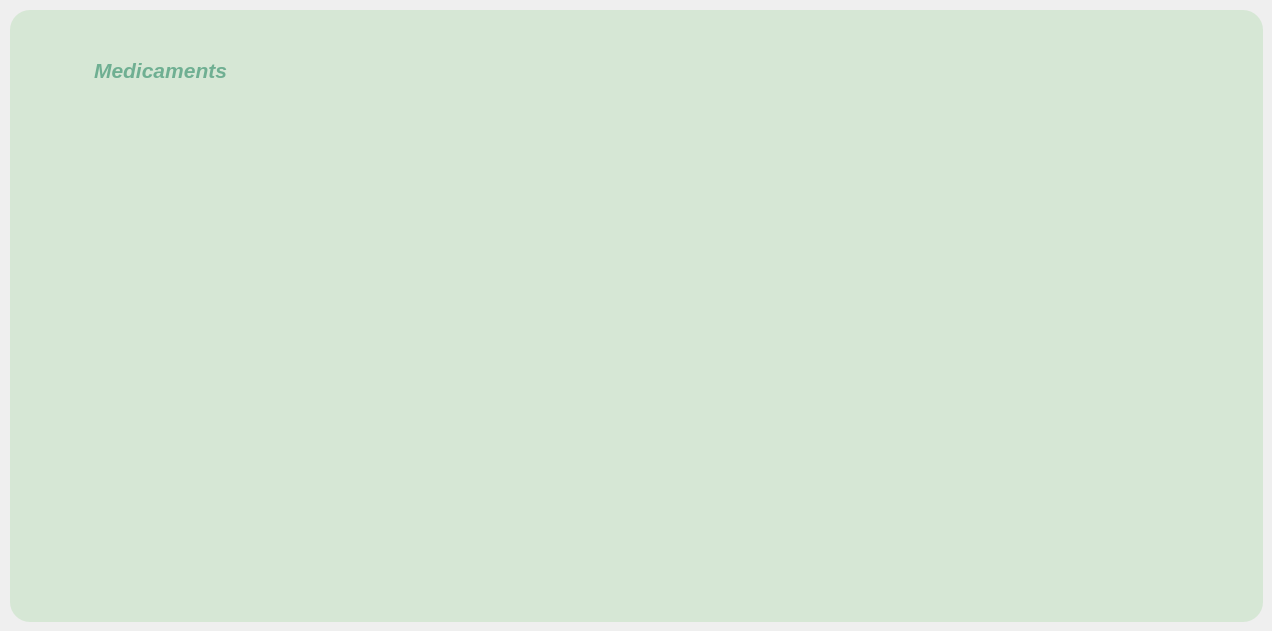
      <widget class="QWidget" name="tab_8">
       <attribute name="title">
        <string>Statistique</string>
       </attribute>
       <widget class="QGroupBox" name="groupBox_11">
        <property name="geometry">
         <rect>
          <x>10</x>
          <y>10</y>
          <width>1253</width>
          <height>612</height>
         </rect>
        </property>
        <property name="styleSheet">
         <string notr="true">background-color:#D6E7D5;

border-radius : 20px;</string>
        </property>
        <property name="title">
         <string/>
        </property>
        <widget class="QLabel" name="label_62">
         <property name="geometry">
          <rect>
           <x>50</x>
           <y>30</y>
           <width>201</width>
           <height>61</height>
          </rect>
         </property>
         <property name="styleSheet">
          <string notr="true">*{
    color: #6FAF92;
    font-size: 16px; /* Taille du texte (ajustable) */
    font-weight: normal; /* Style du texte */
}</string>
         </property>
         <property name="text">
          <string>&lt;html&gt;&lt;head/&gt;&lt;body&gt;&lt;p align=&quot;center&quot;&gt;&lt;span style=&quot; font-size:16pt; font-weight:700; font-style:italic;&quot;&gt;Medicaments&lt;/span&gt;&lt;/p&gt;&lt;/body&gt;&lt;/html&gt;</string>
         </property>
        </widget>
        <widget class="QLabel" name="label_72">
         <property name="geometry">
          <rect>
           <x>270</x>
           <y>110</y>
           <width>701</width>
           <height>471</height>
          </rect>
         </property>
         <property name="styleSheet">
          <string notr="true">QLabel {
    background-color: transparent;  /* Fond transparent */
    color: black;                   /* Texte noir */
    border: none;                   /* Pas de bordure */
    font-weight: bold;              /* Texte en gras */
    font-size: 14px;                /* Taille de la police */
}
</string>
         </property>
         <property name="text">
          <string/>
         </property>
         <property name="pixmap">
          <pixmap>../../../Downloads/5dd0b856-237b-4de3-aee7-24159090b678.jpg</pixmap>
         </property>
         <property name="scaledContents">
          <bool>true</bool>
         </property>
        </widget>
       </widget>
      </widget>
